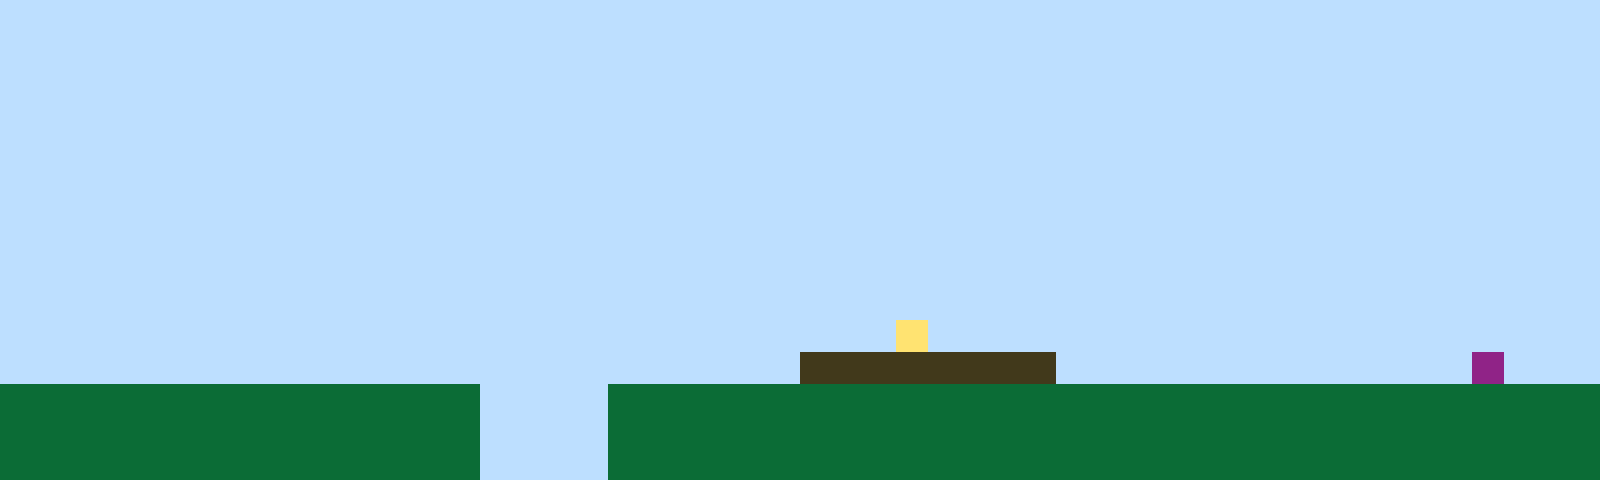

A 2D game scene composited from a Tiled map and its tileset images. What follows is a short description and the map's XML, with every tile layer's data as written:
An orthogonal 50x15 tile map with 32x32 px tiles, 1 tile layer (Tile Layer 1).

<map version="1.10" tiledversion="1.11.2" orientation="orthogonal" renderorder="right-up" width="50" height="15" tilewidth="32" tileheight="32" infinite="0" nextlayerid="2" nextobjectid="1"><editorsettings><export target="map1.csv" format="csv" /></editorsettings><tileset firstgid="1" name="sprites" tilewidth="32" tileheight="32" tilecount="6" columns="3"><image source="sprites.png" width="96" height="64" /></tileset><layer id="1" name="Tile Layer 1" width="50" height="15"><data encoding="csv">1,1,1,1,1,1,1,1,1,1,1,1,1,1,1,1,1,1,1,1,1,1,1,1,1,1,1,1,1,1,1,1,1,1,1,1,1,1,1,1,1,1,1,1,1,1,1,1,1,1,1,1,1,1,1,1,1,1,1,1,1,1,1,1,1,1,1,1,1,1,1,1,1,1,1,1,1,1,1,1,1,1,1,1,1,1,1,1,1,1,1,1,1,1,1,1,1,1,1,1,1,1,1,1,1,1,1,1,1,1,1,1,1,1,1,1,1,1,1,1,1,1,1,1,1,1,1,1,1,1,1,1,1,1,1,1,1,1,1,1,1,1,1,1,1,1,1,1,1,1,1,1,1,1,1,1,1,1,1,1,1,1,1,1,1,1,1,1,1,1,1,1,1,1,1,1,1,1,1,1,1,1,1,1,1,1,1,1,1,1,1,1,1,1,1,1,1,1,1,1,1,1,1,1,1,1,1,1,1,1,1,1,1,1,1,1,1,1,1,1,1,1,1,1,1,1,1,1,1,1,1,1,1,1,1,1,1,1,1,1,1,1,1,1,1,1,1,1,1,1,1,1,1,1,1,1,1,1,1,1,1,1,1,1,1,1,1,1,1,1,1,1,1,1,1,1,1,1,1,1,1,1,1,1,1,1,1,1,1,1,1,1,1,1,1,1,1,1,1,1,1,1,1,1,1,1,1,1,1,1,1,1,1,1,1,1,1,1,1,1,1,1,1,1,1,1,1,1,1,1,1,1,1,1,1,1,1,1,1,1,1,1,1,1,1,1,1,1,1,1,1,1,1,1,1,1,1,1,1,1,1,1,1,1,1,1,1,1,1,1,1,1,1,1,1,1,1,1,1,1,1,1,1,1,1,1,1,1,1,1,1,1,1,1,1,1,1,1,1,1,1,1,1,1,1,1,1,1,1,1,1,1,1,1,1,1,1,1,1,1,1,1,1,1,1,1,1,1,1,1,1,1,1,1,1,1,1,1,1,1,1,1,1,1,1,1,1,1,1,1,1,1,1,1,1,1,1,1,1,1,1,1,1,1,1,1,1,1,1,1,1,1,1,1,1,1,1,1,1,1,1,1,1,1,1,1,1,1,1,1,1,1,1,1,1,1,1,1,1,1,1,1,1,1,1,1,1,1,1,1,1,1,1,1,1,1,1,1,1,1,1,1,1,1,1,1,1,1,4,1,1,1,1,1,1,1,1,1,1,1,1,1,1,1,1,1,1,1,1,1,1,1,1,1,1,1,1,1,1,1,1,1,1,1,1,1,1,1,1,1,1,1,1,1,1,3,3,3,3,3,3,3,3,1,1,1,1,1,1,1,1,1,1,1,1,1,6,1,1,1,2,2,2,2,2,2,2,2,2,2,2,2,2,2,2,1,1,1,1,2,2,2,2,2,2,2,2,2,2,2,2,2,2,2,2,2,2,2,2,2,2,2,2,2,2,2,2,2,2,2,2,2,2,2,2,2,2,2,2,2,2,2,2,2,2,1,1,1,1,2,2,2,2,2,2,2,2,2,2,2,2,2,2,2,2,2,2,2,2,2,2,2,2,2,2,2,2,2,2,2,2,2,2,2,2,2,2,2,2,2,2,2,2,2,2,1,1,1,1,2,2,2,2,2,2,2,2,2,2,2,2,2,2,2,2,2,2,2,2,2,2,2,2,2,2,2,2,2,2,2</data></layer></map>
